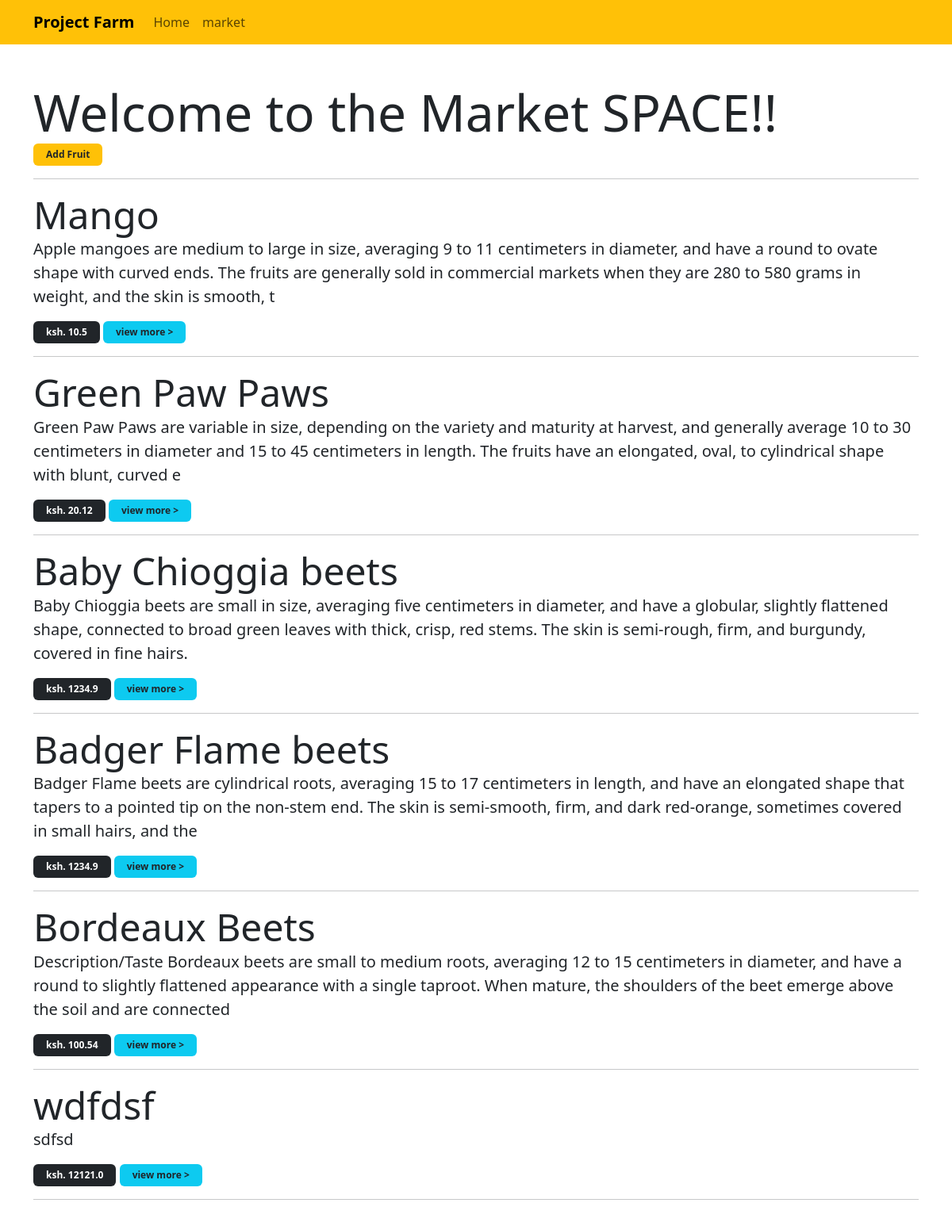
Page /firstApp/market on the committed database.
### firstApp/models.py (models this page shows)
class Fruit(models.Model):
    name = models.CharField(max_length=200)
    description = models.CharField(max_length=255) # strings with a max length in character of 255
    price = models.FloatField() # float numbers eg 20.25
    created_at = models.DateField(auto_now_add=True)
    updated_at = models.DateField(auto_now=True)
    def __str__(self):
        return self.name

### firstApp/views.py (the view)
# urls.py: path('market', views.marketSector, name ='market'),
def marketSector(request):
    fruits =  Fruit.objects.all()
    context = {"fruits":fruits}
    return render(request, 'firstApp/market.html', context)

### firstApp/templates/firstApp/market.html
{% extends 'main.html' %}
{% block content %}
<div class="container my-5">
    <div class="display-3"> Welcome to the Market SPACE!! </div>
    <a href="{% url 'create' %}"  class="badge bg-warning text-decoration-none py-2 px-3 text-dark">Add Fruit </a>
    <hr>
     {% for fruit in fruits %}
        <div class="display-5">{{fruit.name}}</div>
        <p class="lead">{{fruit.description}}</p>
        <div class="badge bg-dark  py-2 px-3">ksh. {{fruit.price}}</div>
        <a href="{% url 'readOne' fruit.id %}"  class="badge bg-info text-decoration-none py-2 px-3 text-dark">view more > </a>
    <hr>
     {% endfor %}
</div>
{% endblock %}

### rows in the picture
Fruit: name "Mango", description "Apple mangoes are medium to large in size, averaging 9 to 11 centimeters in diameter, and have a round to ovate shape with curved ends. The fruits are generally sold in commercial markets when they are 280 to 580 grams in weight, and the skin is smooth, t", price "10.5"
Fruit: name "Green Paw Paws", description "Green Paw Paws are variable in size, depending on the variety and maturity at harvest, and generally average 10 to 30 centimeters in diameter and 15 to 45 centimeters in length. The fruits have an elongated, oval, to cylindrical shape with blunt, curved e", price "20.12"
Fruit: name "Baby Chioggia beets", description "Baby Chioggia beets are small in size, averaging five centimeters in diameter, and have a globular, slightly flattened shape, connected to broad green leaves with thick, crisp, red stems. The skin is semi-rough, firm, and burgundy, covered in fine hairs.", price "1234.9"
Fruit: name "Badger Flame beets", description "Badger Flame beets are cylindrical roots, averaging 15 to 17 centimeters in length, and have an elongated shape that tapers to a pointed tip on the non-stem end. The skin is semi-smooth, firm, and dark red-orange, sometimes covered in small hairs, and the", price "1234.9"
Fruit: name "Bordeaux Beets", description "Description/Taste Bordeaux beets are small to medium roots, averaging 12 to 15 centimeters in diameter, and have a round to slightly flattened appearance with a single taproot. When mature, the shoulders of the beet emerge above the soil and are connected", price "100.54"
Fruit: name "wdfdsf", description "sdfsd", price "12121.0"
